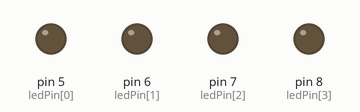
Simulated run of this sketch. Board: Arduino Uno, built with avr-gcc and run on an emulated ATmega328P. Parts: output pins drawn as LEDs (lit = HIGH).

Above: at 0.5 s.
At 2.5 s:
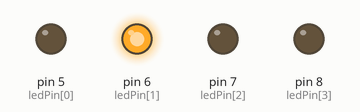
At 4.5 s:
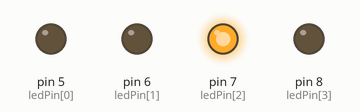
At 9.5 s:
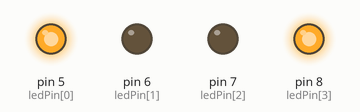
At 14.5 s:
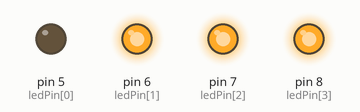
At 19.5 s:
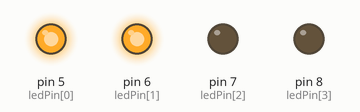
Timing chart, 0 to 20.8 s (numbered marks = the images above):
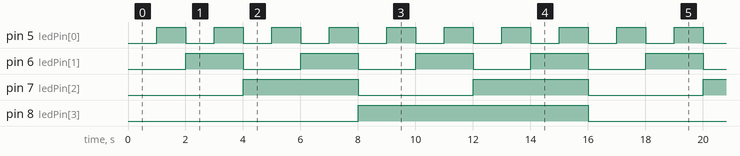

The sketch:

exercici_8.ino
```cpp
/*""""""""""""""""""""""""""""""""""""""""""""""""""""""""""""""""""""""""""""""""""""""
""                                                                                    ""
""                                                                                    ""
""                                 TÍTOL: HELLO WORLD                                 ""
""                                 GABRIEL JAN IWAN                                   ""
""                                                                                    ""
""                                                                                    ""
""                                                                                    ""
""""""""""""""""""""""""""""""""""""""""""""""""""""""""""""""""""""""""""""""""""""""*/

//"""""""""""""""""""""""""""""""""""" INCLUDE """""""""""""""""""""""""""""""""""""""""


//"""""""""""""""""""""""""""""""""""" VARIABLES """""""""""""""""""""""""""""""""""""""

const byte ledPin[] = {5, 6, 7, 8};  // donar nom en un array als pins 5, 6, 7 i 8
byte ledNum = 4;  // definir variable de número de leds
unsigned long pausa = 1000;  // definir variable de temps en ms


//""""""""""""""""""""""""""""""""""""" SETUP """"""""""""""""""""""""""""""""""""""""""

void setup()                                 // CONFIGURA EL FINAL DE SORTIDA
{
  for(byte i = 0; i < ledNum; i++) // definir els pins 5, 6, 7 i 8 com sortides
   {
    pinMode(ledPin[i], OUTPUT);
   }


}


//""""""""""""""""""""""""""""""""""""" LOOP """""""""""""""""""""""""""""""""""""""""""

void loop()
{                                          //INICIA EL PROGRAMA EN BUCLE
  for(int i = 0; i < 16; i++) // mostrar del 0 al 15
   {
  for(int j = 0; j < ledNum ; j++) // actualitzar estat leds per mostrar número
    {
       digitalWrite(ledPin[j], bitRead(i, j));
    }
         delay(pausa); // es queden leds pausa ms en aquest estat
    }

}


//""""""""""""""""""""""""""""""""""""" FUNCIONS """"""""""""""""""""""""""""""""""""""""
```

Measured:
- by itself, pin 5 (ledPin[0]): alternates HIGH for 1.0 s and LOW for 1.0 s
- by itself, pin 6 (ledPin[1]): alternates HIGH for 2.0 s and LOW for 2.0 s
- by itself, pin 7 (ledPin[2]): alternates HIGH for 4.0 s and LOW for 4.0 s
- by itself, pin 8 (ledPin[3]): alternates HIGH for 8.0 s and LOW for 8.0 s
